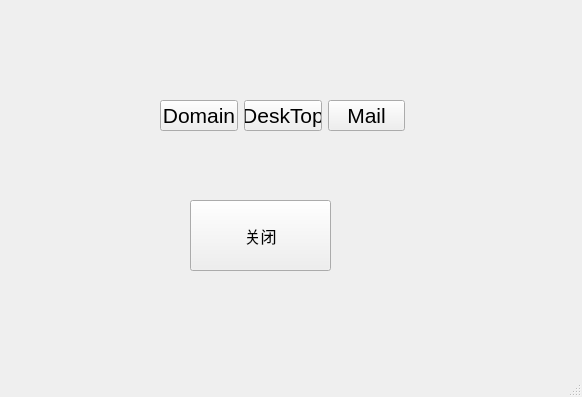
<?xml version="1.0" encoding="UTF-8"?>
<ui version="4.0">
 <class>MainWindow</class>
 <widget class="QMainWindow" name="MainWindow">
  <property name="geometry">
   <rect>
    <x>0</x>
    <y>0</y>
    <width>582</width>
    <height>397</height>
   </rect>
  </property>
  <property name="windowTitle">
   <string>MainWindow</string>
  </property>
  <widget class="QWidget" name="centralwidget">
   <widget class="QWidget" name="layoutWidget">
    <property name="geometry">
     <rect>
      <x>160</x>
      <y>100</y>
      <width>245</width>
      <height>31</height>
     </rect>
    </property>
    <layout class="QHBoxLayout" name="horizontalLayout">
     <item>
      <widget class="QPushButton" name="pushButton">
       <property name="font">
        <font>
         <pointsize>16</pointsize>
        </font>
       </property>
       <property name="text">
        <string>Domain</string>
       </property>
      </widget>
     </item>
     <item>
      <widget class="QPushButton" name="pushButton_2">
       <property name="font">
        <font>
         <pointsize>16</pointsize>
        </font>
       </property>
       <property name="text">
        <string>DeskTop</string>
       </property>
      </widget>
     </item>
     <item>
      <widget class="QPushButton" name="pushButton_3">
       <property name="enabled">
        <bool>true</bool>
       </property>
       <property name="font">
        <font>
         <pointsize>16</pointsize>
        </font>
       </property>
       <property name="text">
        <string>Mail</string>
       </property>
      </widget>
     </item>
    </layout>
   </widget>
   <widget class="QPushButton" name="pushButton_4">
    <property name="geometry">
     <rect>
      <x>190</x>
      <y>200</y>
      <width>141</width>
      <height>71</height>
     </rect>
    </property>
    <property name="font">
     <font>
      <pointsize>12</pointsize>
     </font>
    </property>
    <property name="text">
     <string>关闭</string>
    </property>
   </widget>
  </widget>
  <widget class="QMenuBar" name="menubar">
   <property name="geometry">
    <rect>
     <x>0</x>
     <y>0</y>
     <width>582</width>
     <height>21</height>
    </rect>
   </property>
  </widget>
  <widget class="QStatusBar" name="statusbar"/>
 </widget>
 <resources/>
 <connections>
  <connection>
   <sender>pushButton</sender>
   <signal>clicked()</signal>
   <receiver>MainWindow</receiver>
   <slot>domain()</slot>
   <hints>
    <hint type="sourcelabel">
     <x>202</x>
     <y>137</y>
    </hint>
    <hint type="destinationlabel">
     <x>209</x>
     <y>171</y>
    </hint>
   </hints>
  </connection>
  <connection>
   <sender>pushButton_2</sender>
   <signal>clicked()</signal>
   <receiver>MainWindow</receiver>
   <slot>desktop()</slot>
   <hints>
    <hint type="sourcelabel">
     <x>280</x>
     <y>142</y>
    </hint>
    <hint type="destinationlabel">
     <x>281</x>
     <y>90</y>
    </hint>
   </hints>
  </connection>
  <connection>
   <sender>pushButton_3</sender>
   <signal>clicked()</signal>
   <receiver>MainWindow</receiver>
   <slot>mail()</slot>
   <hints>
    <hint type="sourcelabel">
     <x>367</x>
     <y>143</y>
    </hint>
    <hint type="destinationlabel">
     <x>363</x>
     <y>191</y>
    </hint>
   </hints>
  </connection>
  <connection>
   <sender>pushButton_4</sender>
   <signal>clicked()</signal>
   <receiver>MainWindow</receiver>
   <slot>close()</slot>
   <hints>
    <hint type="sourcelabel">
     <x>246</x>
     <y>270</y>
    </hint>
    <hint type="destinationlabel">
     <x>242</x>
     <y>343</y>
    </hint>
   </hints>
  </connection>
 </connections>
 <slots>
  <slot>domain()</slot>
  <slot>desktop()</slot>
  <slot>mail()</slot>
 </slots>
</ui>
